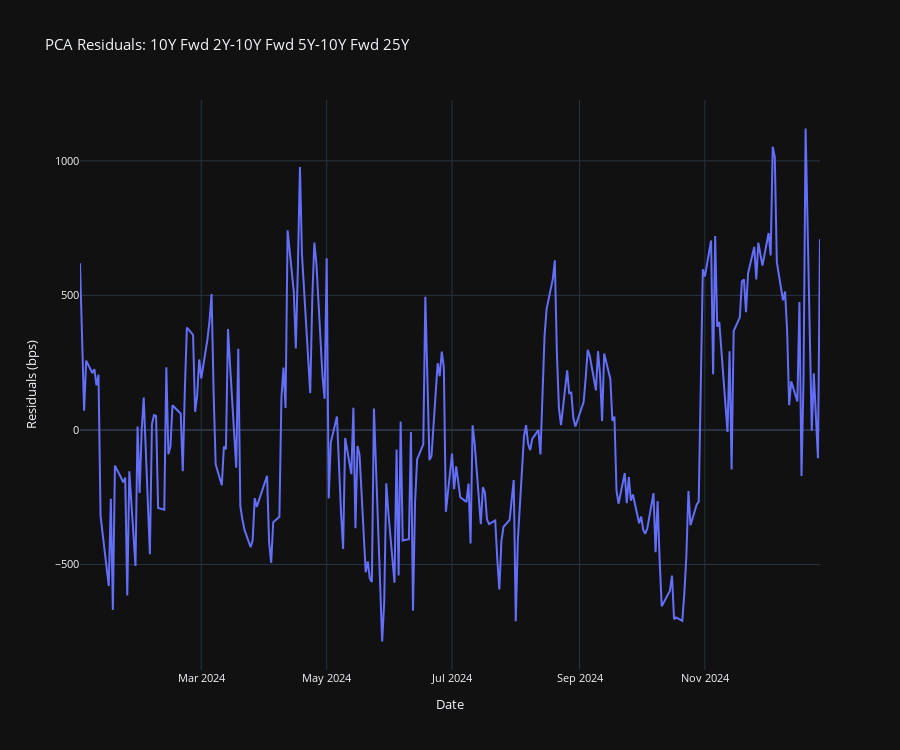

The notebook cell saved with this chart:
### Code cell
sofr_ois.pca_residual_timeseries_plotter(
    pca_results=pca_results, tenors_to_plot=["10Y Fwd 2Y-10Y Fwd 5Y-10Y Fwd 25Y"], use_plotly=True, key="rich_cheap_residual_zscore_timeseries_dict"
)

### Figure 1 — Plotly figure (JSON) as saved in the notebook; plotly's stock layout.template omitted (floating-point values rounded to 4 significant figures; data arrays with more than 128 entries replaced by an {"elided": "..."} marker saying what was removed)
{"data": [{"mode": "lines", "name": "10Y Fwd 2Y-10Y Fwd 5Y-10Y Fwd 25Y", "type": "scatter", "x": {"elided": "248 str values"}, "y": {"elided": "248 float values"}}], "layout": {"font": {"size": 11}, "height": 750, "legend": {"orientation": "h", "title": {"text": "Tenors"}, "x": 1, "xanchor": "right", "y": 1.02, "yanchor": "bottom"}, "title": {"text": "PCA Residuals: 10Y Fwd 2Y-10Y Fwd 5Y-10Y Fwd 25Y"}, "xaxis": {"showgrid": true, "showspikes": true, "spikecolor": "white", "spikemode": "across", "spikesnap": "cursor", "title": {"text": "Date"}}, "yaxis": {"showgrid": true, "showspikes": true, "spikecolor": "white", "spikesnap": "cursor", "spikethickness": 0.5, "title": {"text": "Residuals (bps)"}}}}
